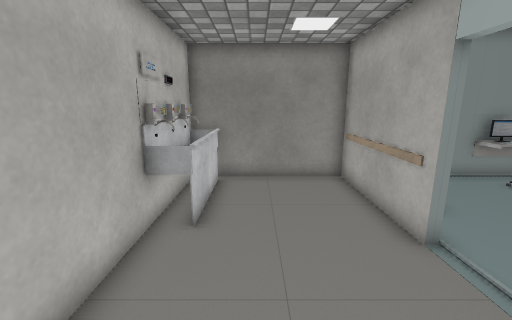
View 1 (above)

17 first-person views from a walk through a Unity game level. The camera is 1.5 m above the floor, tilts 12° down and sees 90° across. Doors are open. The floor is counted in squares, 0.5 m on a side. Each view is taken from the middle of a square. On the plan, view 1 faces up. The plan holds only what a view shows up to about 19 squares ahead; the rest is blank. Some surface patterns are stand-ins.

View 2
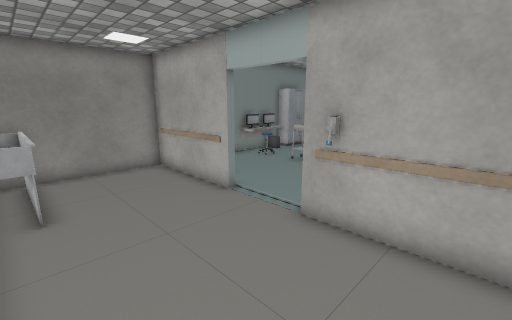

View 3
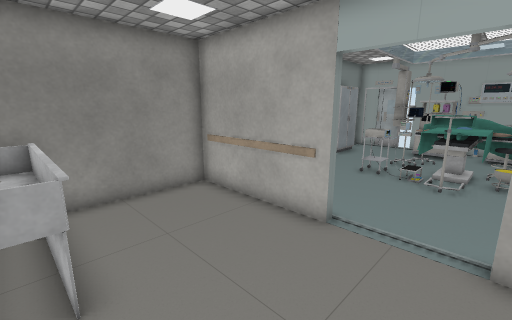

View 4
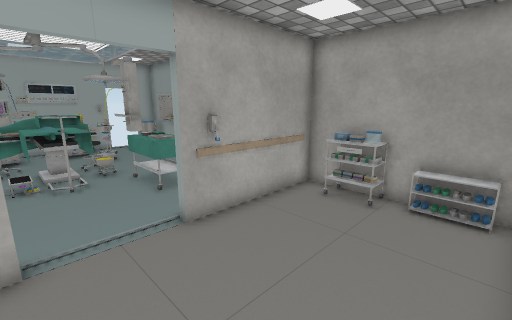

View 5
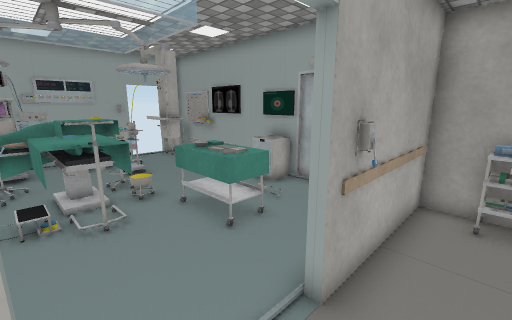

View 6
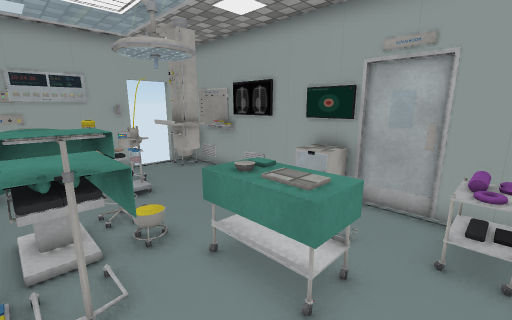

View 7
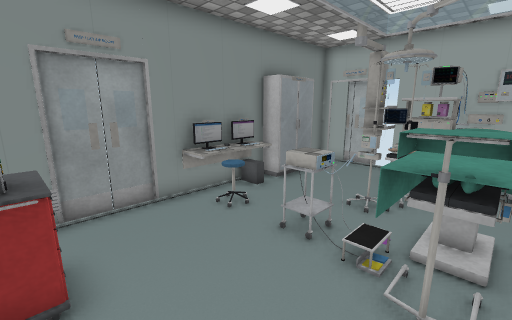

View 8
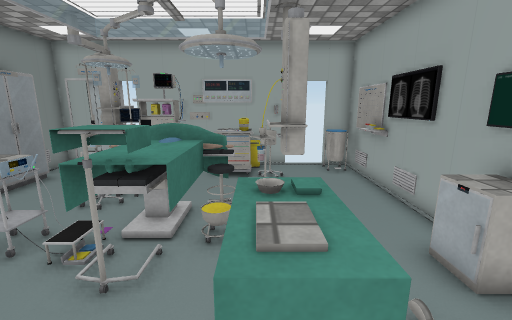

View 9
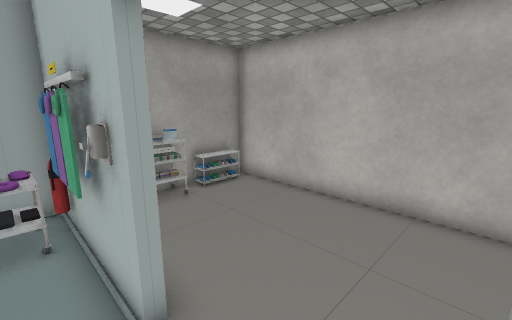

View 10
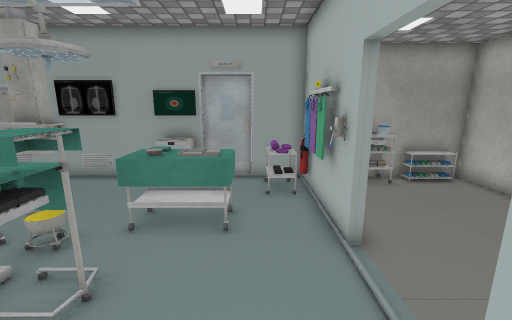

View 11
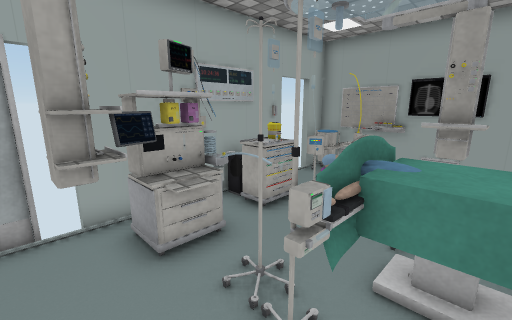

View 12
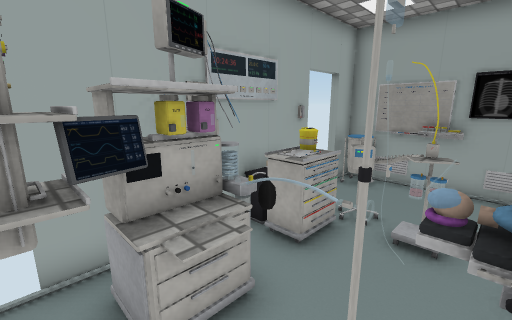

View 13
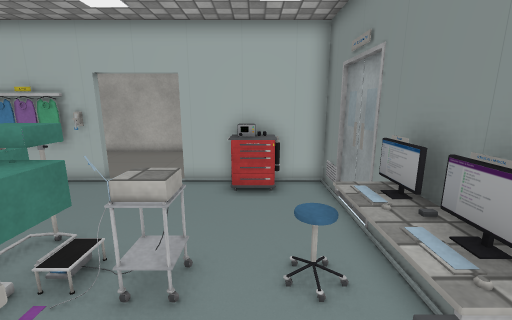

View 14
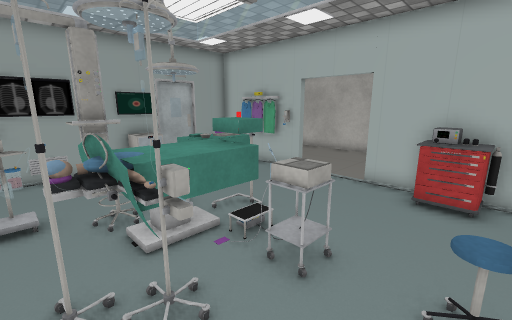

View 15
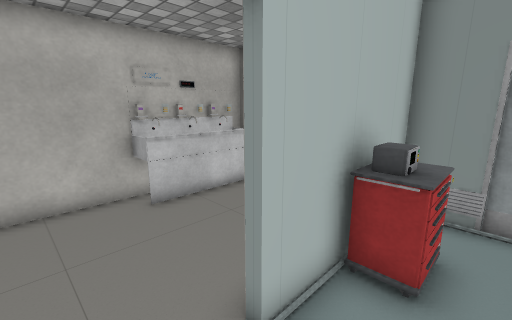

View 16
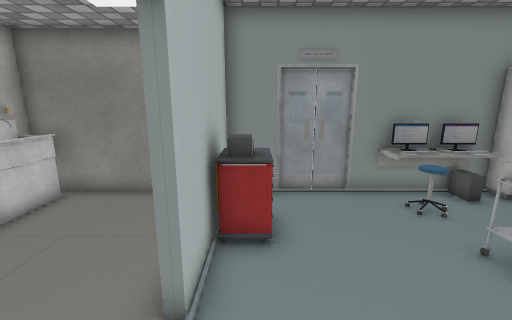

View 17
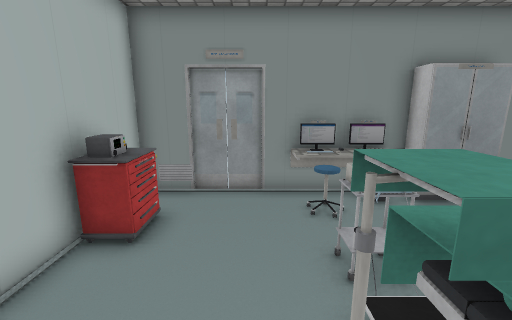

### Floor plan
Key: @ floor where view 1 was taken; # wall or solid block; x gap in a wall; . floor; D open door; = window, fence, low wall or low ledge; ^ raised ledge; O other object.
Columns run from 3 left of view 1 to 18 right of it. Each row starts with its distance up from view 1.
 11 #################  ###
 10 #OO....#....OOOOOOO#.#
  9 #OO....#O....OOO.....#
  8 #OO....#O............x
  7 #OO....#O....^.....###
  6 #OO...DD.... ^=OO.=##
  5 #.....DD....#= O#=^##
  4 #.....DD....^^^^#==###
  3 #.....DD....^^^^O#.OO#
  2 #.....DD.......O#=.OO#
  1 #.....DD..OOO.####=#O#
  0 #..@..DD .OOO.###===##
 -1 #.....DDO............D
 -2 #...  .#OO..........=D
 -3 #^^^#^.#OO  OO  ### ^#
 -4 ################  ####

Positions as (right, up) in squares from view 1, and headings:
1: (0, 0), facing up
2: (-2, -2), facing up-right
3: (-2, 2), facing up-right
4: (-2, 5), facing down-right
5: (2, 5), facing down-right
6: (5, 4), facing down-right
7: (5, 3), facing up-right
8: (5, 1), facing right
9: (5, 5), facing down-left
10: (6, 7), facing down
11: (11, 8), facing down-right
12: (13, 7), facing down-right
13: (14, 8), facing left
14: (14, 9), facing down-left
15: (6, 3), facing up-left
16: (5, 2), facing up
17: (8, 2), facing up
